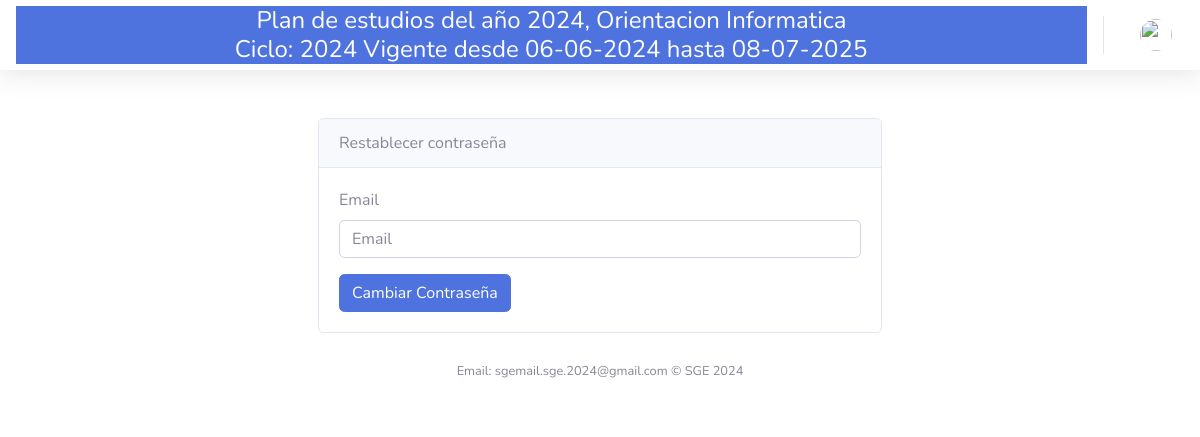
Screenshot of /cambiar-contrasena/ with the database file from the repository.
### Core/models.py (models this page shows, shortened)
class PlanDeEstudios(models.Model):
    MAXCODIGO=20
    MAXANIO=4
    MAXORIENTACION= 50
    MAXNIVEL= 50
    MAXDESCRIPCION=50
    codigo= models.CharField(
        help_text="Ej: 123456",
        unique=True,
        max_length=MAXCODIGO,
        null=False,
        blank=False,
        error_messages={
            'blank': "El nombre es obligatorio"
        }
    )
    anio = models.CharField(
        help_text="Ej: 2024",
        unique=False,
        max_length=MAXANIO,
        null=True,
        blank=False,
        default= 1,
        error_messages={
            'blank': "el anio es obligatorio"
        }
    )
    orientacion = models.CharField(
        help_text="Ej: Profesorado de educacion primaria",
        unique=False,
        max_length=MAXORIENTACION,
        null=False,
        blank=False,
        primary_key=False,
        error_messages={
            'blank': "la orientacion es obligatoria"
        }
    )
    nivel = models.CharField(
        help_text="Ej: Primario",
        unique=False,
        max_length= MAXORIENTACION,
        null=False,
        blank=False,
        error_messages={
            'blank': "El nivel es obligatorio"
        }
    )
    descripcion = models.CharField(
        help_text="Ej: descripcion del plan de estudios",
        unique=False,
        max_length= MAXDESCRIPCION,
        null=False,
        blank=True,
    )
    esActual = models.BooleanField(
        default= True
    )
    implementado = models.BooleanField(
        default= False
    )
    cantidadAnios = models.PositiveIntegerField()
    def __str__(self):
        return "Plan de estudios del año {0}, Orientacion {1}".format(self.anio, self.orientacion)

class Ciclo (models.Model):
    anioCalendario = models.CharField(
        help_text="Ej: 2024",
        max_length=4,
        unique= True)
    fechaInicio = models.DateField(help_text="Ej: 16/02/2024",
                                   default=now)
    plan = models.ForeignKey(PlanDeEstudios, blank=False, on_delete=models.CASCADE)
    fechaFin = models.DateField(help_text="Ej: 28/11/2024",)
    esActual = models.BooleanField(
        default= True
    )
    def __str__(self):
        return "{0} Vigente desde {1} hasta {2}".format(self.anioCalendario,self.fechaInicio.strftime("%d-%m-%Y"), self.fechaFin.strftime("%d-%m-%Y"))

### principal/views.py (the view)
# urls.py: path('cambiar-contrasena/', views.CustomPasswordChangeView.as_view(), name='cambiar-contrasena'),
class CustomPasswordChangeView(PasswordResetView):
    template_name = 'reset_pass.html'
    success_url = reverse_lazy('reset_password_done')

### principal/templates/reset_pass.html (shortened to what this page needs)
{% extends 'signin.html' %}
{% load bootstrap5 %}
{% block content %}
<div class="row justify-content-center mt-5">
  <div class="col-md-6">
    <div class="card">
      <div class="card-header">
        Restablecer contraseña
      </div>
      <div class="card-body">
        <form method="post">
          {% bootstrap_form form %}
          <button class="btn btn-primary" type="submit">Cambiar Contraseña</button>
        </form>
      </div>
    </div>
  </div>
</div>
  </div>
{% endblock %}

### principal/templates/index.html (shortened to what this page needs)
<!DOCTYPE html>
<html lang="en">
<head>
    <link href="https://cdn.jsdelivr.net/npm/bootstrap@5.2.3/dist/css/bootstrap.min.css" rel="stylesheet">
    <link href= "{% static 'vendor/fontawesome-free/css/all.min.css' %}" rel="stylesheet" type="text/css">
    <link href="{% static 'css/sb-admin-2.min.css' %}" rel="stylesheet">
    {% load bootstrap5 %}
</head>
        <div id="content-wrapper" class="d-flex flex-column">
            <div id="content">
<nav class="navbar navbar-expand navbar-light bg-white topbar mb-4 static-top shadow">
    <div class="container input-group btn-primary d-flex flex-column">
        <h4 class="mb-0">{{request.plan}}</h4>
        <h4 class="mb-0">Ciclo: {{request.ciclo}}</h4>
    </div>
    <ul class="navbar-nav ml-auto">
        <li class="nav-item dropdown no-arrow">
            <a class="nav-link dropdown-toggle" href="#" id="userDropdown" role="button"
                data-toggle="dropdown" aria-haspopup="true" aria-expanded="false">
                <img class="img-profile rounded-circle" src="{% static 'img/undraw_profile.svg' %}">
            </a>
        </li>
    </ul>
</nav>
                <div class="container-fluid">
                {% block content %}{% endblock content %}
    {% block footer %}
    <footer class="sticky-footer bg-white">
        <div class="container my-auto">
            <div class="copyright text-center my-auto">
                <span>Email: sgemail.sge.2024@gmail.com &copy; SGE 2024</span>
            </div>
        </div>
    </footer>
    {% endblock footer %}
        </div>
</body>
</html>

### rows the page displays
PlanDeEstudios: plan "Plan de estudios del año 2024, Orientacion Informatica"
Ciclo: ciclo "2024 Vigente desde 06-06-2024 hasta 08-07-2025"
